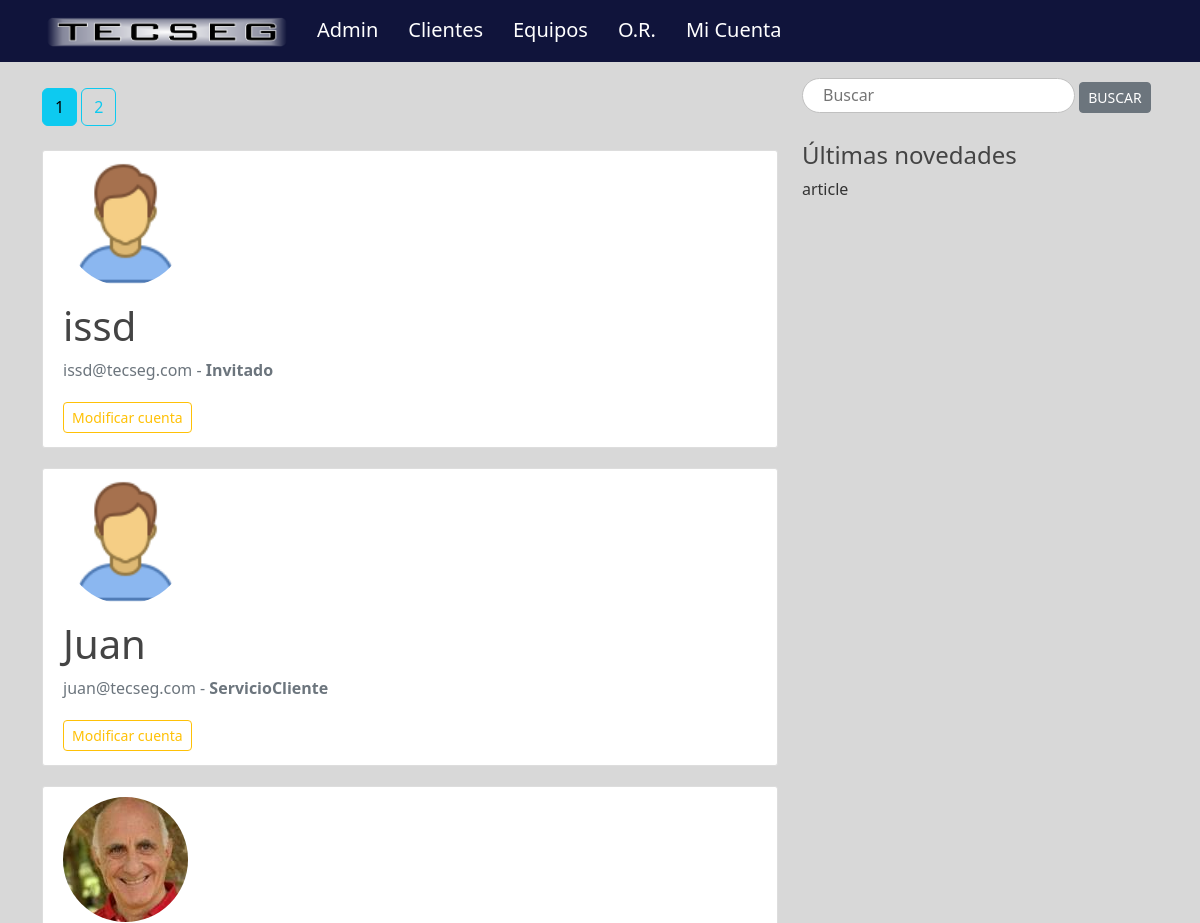
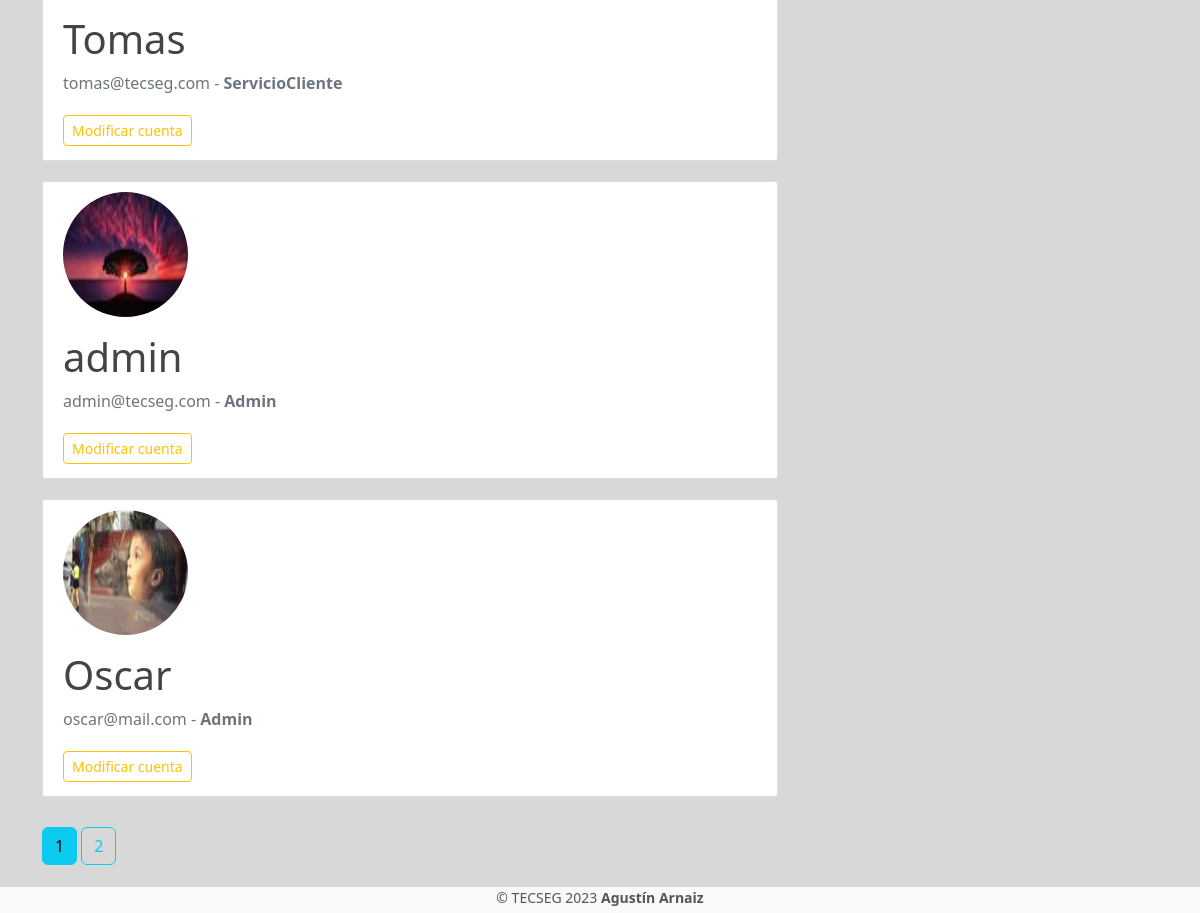
/users (signed in), run on the app's committed database (2 pictures, top to bottom).
### tseg/models.py (models this page shows, shortened)
class User(db.Model, UserMixin):
	id = db.Column(db.Integer, primary_key=True)
	username = db.Column(db.String(30), unique=True, nullable=False)
	email = db.Column(db.String(50), unique=True, nullable=False)
	image_file = db.Column(db.String(20), nullable=False, default='default.jpg')
	password = db.Column(db.String(32), unique=True, nullable=False)
	role = db.Column(db.String(30), unique=False, nullable=False)
	role_id = db.Column(db.Integer, db.ForeignKey('role.id'), nullable=False)
	clients = db.relationship('Client', backref='author_cl', lazy=True)
	equipments = db.relationship('Equipment', backref='author_eq', lazy=True)
	orden_reparacion = db.relationship('Orden_reparacion', backref='author_or', lazy=True)
	eq_details = db.relationship('Eq_detail', backref='author_detalle', lazy=True)

### tseg/users/routes.py (the view)
@users.route("/users", methods=['GET', 'POST'])
@role_required("Admin")
def all_users():
	form = UpdateRoleForm()
	page = request.args.get('page', 1, type=int) # num pagina de mensajes
	all_users = User.query.order_by(User.id.desc()).paginate(page=page, per_page=current_app.config['PER_PAGE'])
	image_path = url_for("static", filename='profile_pics/')
	return render_template('all_users.html',
							all_users=all_users,
							title='Usuarios', image_path=image_path)

### tseg/users/forms.py
class UpdateRoleForm(FlaskForm):
	def __init__(self):
		super(UpdateRoleForm, self).__init__()  # Llamar al constructor de la clase padre
		self.role.choices = [r.role_name for r in Role.query.all()]
	role = SelectField('Modificar Rol de usuario', coerce=str, validate_choice=False) # validate_choice=F si no hay error de validacion
	submit = SubmitField('Actualizar')

class SearchForm(FlaskForm):
	searched = StringField('Buscar palabra', validators=[DataRequired()])
	submit = SubmitField('Buscar')

### tseg/models.py (called while the page is built)
@login_manager.user_loader
def load_user(user_id):
	return User.query.get(int(user_id))

### tseg/users/routes.py (called while the page is built)
@users.context_processor
def layout():
	form = SearchForm()
	return dict(form=form)

### tseg/users/utils.py (called while the page is built)
def role_required(*roles):
	def decorator(func):
		@wraps(func)
		def wrapper(*args, **kwargs):
			if not current_user.role in roles:
				abort(403)  # Error 403: Acceso prohibido
			return func(*args, **kwargs)
		return wrapper
	return decorator

### tseg/templates/all_users.html (shortened to what this page needs)
{% extends "layout.html" %}
{% block content %}
    {% for page_num in all_users.iter_pages(left_edge=1, right_edge=1, left_current=1, right_current=2) %}
        {% if page_num %}
            {% if all_users.page == page_num %}
                <a class="btn btn-info mb-4" href="{{ url_for('users.all_users', page=page_num) }}">{{ page_num }}</a>
            {% else %}
                <a class="btn btn-outline-info mb-4" href="{{ url_for('users.all_users', page=page_num) }}">{{ page_num }}</a>
            {% endif %}
        {% else %}
        ...
        {% endif %}
    {% endfor %}
    {% for user in all_users.items %}
       <div class="content-section">
            <div class="media">
                <a href="{{ url_for('users.account', user_id=user.id) }}" ><img class="rounded-circle account-img" src="{{image_path+user.image_file }}"></a>
                <div class="media-body">
                    <h2 class="account-heading" >{{ user.username }}</h2>
                    <p class="text-secondary">{{ user.email }} - <b>{{ user.role }}</b></p>
                    <a class="btn btn btn-outline-warning btn-sm mt-1 mb-1" href="{{ url_for('users.account', user_id = user.id) }}">Modificar cuenta</a>
                </div>
            </div>
        </div>
    {% endfor %}
    {% for page_num in all_users.iter_pages(left_edge=1, right_edge=1, left_current=1, right_current=2) %}
        {% if page_num %}
            {% if all_users.page == page_num %}
                <a class="btn btn-info mb-4" href="{{ url_for('users.all_users', page=page_num) }}">{{ page_num }}</a>
            {% else %}
                <a class="btn btn-outline-info mb-4" href="{{ url_for('users.all_users', page=page_num) }}">{{ page_num }}</a>
            {% endif %}
        {% else %}
            ...
        {% endif %}
    {% endfor %}
{% endblock content %}

### tseg/templates/layout.html (shortened to what this page needs)
<!DOCTYPE html>
<html data-bs-theme="light">
	<head>
		<link href="https://cdn.jsdelivr.net/npm/bootstrap@5.3.0-alpha3/dist/css/bootstrap.min.css" rel="stylesheet">
    	<link rel="stylesheet" type="text/css" href="{{ url_for('static', filename='style.css') }}">
	</head>
	<body >
		<header class="site-header">
			<nav>
				<ul class="menu-horizontal">
					<li><a id="banner" class="navbar-brand mr-4" href="/home"><img src="./static/images/LOGO_BANNER.png"></a>
					{% if current_user.is_authenticated %}
						{% if current_user.role == "Admin" %}
							<li>
								<a class="nav-item nav-link" href="{{ url_for('users.all_users') }}">Admin</a>
							</li>
						{% endif %}
						{% if current_user.role == "ServicioCliente" or current_user.role == "Admin" %}
							<li>
								<a class="nav-item nav-link" href="{{ url_for('clients.all_clients') }}">Clientes</a>
							</li>
						{% endif %}
						{% if current_user.role == "Técnico" or current_user.role == "Admin" %}
							<li>
								<a class="nav-item nav-link" href="{{ url_for('equipments.all_equipments') }}">Equipos</a>
							</li>
						{% endif %}
						{% if current_user.role == "ServicioCliente" or current_user.role == "Admin" or current_user.role == "Técnico" %}
							<li>
								<a class="nav-item nav-link" href="{{ url_for('ordenes_reparacion.all_ordenes_reparacion') }}">O.R.</a>
							</li>
						{% endif %}
						<li>
							<a class="nav-item nav-link" href="{{ url_for('users.account', user_id=current_user.id) }}">Mi Cuenta</a>
						</li>
					{% else %}
						<li><a class="nav-item nav-link" href="{{ url_for('users.login') }}">Iniciar sesión</a></li>
		            {% endif %}
				</ul>
			</nav>
	    </header>
	    <main role="main" class="container">
	      	<div class="row">
	        	<div class="col-md-8">
		          	{% block content %}
		          	{% endblock %}
	        	</div>
		        <div class="col-md-4">
		        	<div class="sticky-top">
		          		<div class="buscar">
		          			{% if current_user.is_authenticated %}
		          				<form method="POST" action="{{ url_for('users.search') }}" >
			          				<input type="search" placeholder="Buscar" name="searched">
			          				<button class="btn btn-secondary btn-sm mt-1 mb-1">BUSCAR</button>
		          				</form>
		          				<br>
		          				<h4>Últimas novedades</h4>
		          				<div>
		          					<article>article</article>
		          				</div>
		            		{% endif %}
		          		</div>
		          	</div>
	        	</div>
	      	</div>
	    </main>
	    <br>
		<footer id="footer" class="footer">
		    <div class="copyright">
		    	&copy; TECSEG 2023 <strong>Agustín Arnaiz</strong>
		    </div>
		</footer>
	</body>
</html>
	</body>
</html>

### tseg/static/style.css (style rules this page uses)
body { background: #D8D8D8; color: #333333; }
h1, h2, h3, h4, h5, h6 { color: #444444; }
nav { background-color: #10143B; font-size: 20px; }
#banner img { width: 240px; height: 30px; }
.menu-horizontal { list-style: none; display: flex; justify-content: left; }
.menu-horizontal > li > a { display: block; padding: 15px; color: white; text-decoration: none; }
.content-section { background: #ffffff; padding: 10px 20px; border: 1px solid #dddddd; border-radius: 3px; margin-bottom: 20px; }
.account-img { height: 125px; width: 125px; margin-right: 20px; margin-bottom: 16px; }
.account-heading { font-size: 2.5rem; }
.btn { margin-top: 10px; }
.buscar input { height: 35px; padding: 0 20px; border: 1px solid silver; border-radius: 20px; }
.footer { position: fixed; left: 0; bottom: 0; width: 100%; background-color: #f9f9f9; padding: 0px; text-align: center; }
.footer .copyright { font-size: 14px; color: #555; margin-bottom: 5px; }

### data on the page
User: image_file (placeholder picture), username "issd", email "issd@tecseg.com", role "Invitado"
User: image_file (placeholder picture), username "Juan", email "juan@tecseg.com", role "ServicioCliente"
User: image_file (picture), username "Tomas", email "tomas@tecseg.com", role "ServicioCliente"
User: image_file (picture), username "admin", email "admin@tecseg.com", role "Admin"
User: image_file (picture), username "Oscar", email "oscar@mail.com", role "Admin"

### other printed values
{{ page_num }} "1"
{{ page_num }} "2"
